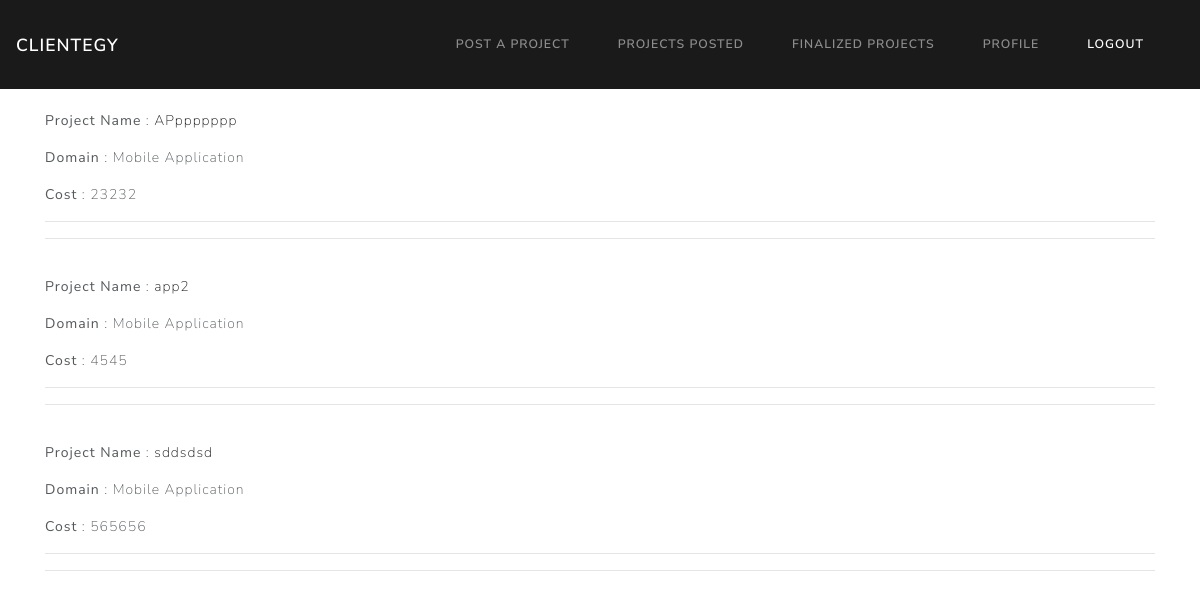
The app's page /client_posted_projects/0/ with its own data.
### clientegy/models.py (models this page shows)
class Project(models.Model) :
    project_id = models.AutoField(primary_key= True)
    client_id=models.IntegerField(default=None)
    title = models.TextField()
    description = models.TextField()
    domain = models.TextField()
    lvl_exp = models.TextField()
    price_range = models.IntegerField()
    proj_selected_flag = models.BooleanField(default=False)

### clientegy/views.py (the view)
# urls.py: path('client_posted_projects/<int:client_id>/',posted_project),
def posted_project(request,client_id):
    particualarClientproj= Project.objects.filter(client_id=client_id)
    return render(request,'client_posted_projects.html',{'client_id': client_id,'posts':particualarClientproj})

### clientegy/templates/client_posted_projects.html
{% extends 'base_client.html'%}
{% block body%}
{% for post in posts %}
<div class='container'>
    <div>
      <br><p><b>Project Name</b> : <a href="/viewproject_client/{{client_id}}&{{post.project_id}}/">{{post.title}}</a></p>
      <p><b>Domain</b> : {{post.domain}}</p>
      <b>Cost</b> : {{post.price_range}}</p><hr><hr>
    </div>
</div>
{% endfor%}
{% endblock%}

### records on screen
Project: title "APppppppp", domain "Mobile Application", price_range "23232"
Project: title "app2", domain "Mobile Application", price_range "4545"
Project: title "sddsdsd", domain "Mobile Application", price_range "565656"
